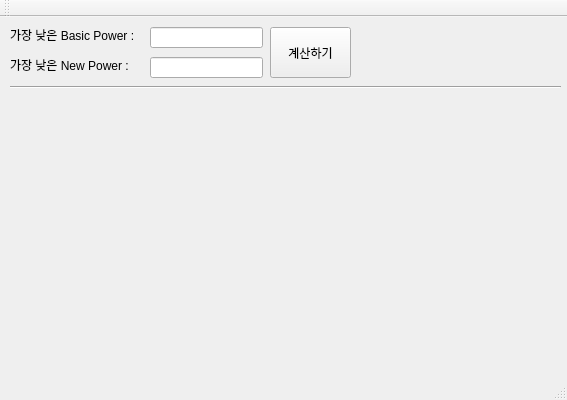
<?xml version="1.0" encoding="UTF-8"?>
<ui version="4.0">
 <class>dj_calculator_cppClass</class>
 <widget class="QMainWindow" name="dj_calculator_cppClass">
  <property name="geometry">
   <rect>
    <x>0</x>
    <y>0</y>
    <width>567</width>
    <height>400</height>
   </rect>
  </property>
  <property name="windowTitle">
   <string>dj_calculator_cpp</string>
  </property>
  <widget class="QWidget" name="centralWidget">
   <widget class="QLineEdit" name="lineEdit">
    <property name="geometry">
     <rect>
      <x>150</x>
      <y>40</y>
      <width>113</width>
      <height>21</height>
     </rect>
    </property>
   </widget>
   <widget class="Line" name="line">
    <property name="geometry">
     <rect>
      <x>10</x>
      <y>50</y>
      <width>551</width>
      <height>41</height>
     </rect>
    </property>
    <property name="orientation">
     <enum>Qt::Horizontal</enum>
    </property>
   </widget>
   <widget class="QLineEdit" name="lineEdit_2">
    <property name="geometry">
     <rect>
      <x>150</x>
      <y>10</y>
      <width>113</width>
      <height>21</height>
     </rect>
    </property>
   </widget>
   <widget class="QLabel" name="label">
    <property name="geometry">
     <rect>
      <x>10</x>
      <y>10</y>
      <width>131</width>
      <height>16</height>
     </rect>
    </property>
    <property name="text">
     <string>가장 낮은 Basic Power : </string>
    </property>
   </widget>
   <widget class="QLabel" name="label_2">
    <property name="geometry">
     <rect>
      <x>10</x>
      <y>40</y>
      <width>131</width>
      <height>16</height>
     </rect>
    </property>
    <property name="text">
     <string>가장 낮은 New Power : </string>
    </property>
   </widget>
   <widget class="QPushButton" name="pushButton">
    <property name="geometry">
     <rect>
      <x>270</x>
      <y>10</y>
      <width>81</width>
      <height>51</height>
     </rect>
    </property>
    <property name="text">
     <string>계산하기</string>
    </property>
   </widget>
  </widget>
  <widget class="QMenuBar" name="menuBar">
   <property name="geometry">
    <rect>
     <x>0</x>
     <y>0</y>
     <width>567</width>
     <height>22</height>
    </rect>
   </property>
  </widget>
  <widget class="QToolBar" name="mainToolBar">
   <attribute name="toolBarArea">
    <enum>TopToolBarArea</enum>
   </attribute>
   <attribute name="toolBarBreak">
    <bool>false</bool>
   </attribute>
  </widget>
  <widget class="QStatusBar" name="statusBar"/>
 </widget>
 <layoutdefault spacing="6" margin="11"/>
 <resources>
  <include location="dj_calculator_cpp.qrc"/>
 </resources>
 <connections/>
</ui>
